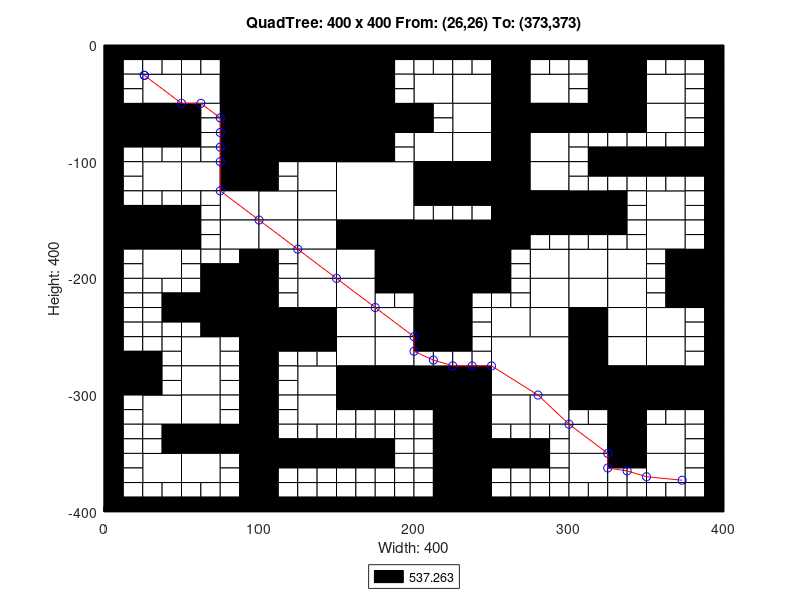

Recreate this plot in MATLAB.
axis([0 400 -400 0]);
title('QuadTree: 400 x 400 From: (26,26) To: (373,373)');
xlabel('Width: 400');
ylabel('Height: 400');
rectangle('Position',[100 -50 50 50], 'FaceColor',[0 0 0]);
rectangle('Position',[100 -100 50 50], 'FaceColor',[0 0 0]);
rectangle('Position',[150 -150 50 50], 'FaceColor',[1 1 1]);
rectangle('Position',[200 -200 50 50], 'FaceColor',[0 0 0]);
rectangle('Position',[250 -300 50 50], 'FaceColor',[1 1 1]);
rectangle('Position',[25 -50 25 25], 'FaceColor',[1 1 1]);
rectangle('Position',[75 -25 25 25], 'FaceColor',[0 0 0]);
rectangle('Position',[50 -50 25 25], 'FaceColor',[1 1 1]);
rectangle('Position',[75 -50 25 25], 'FaceColor',[0 0 0]);
rectangle('Position',[0 -75 25 25], 'FaceColor',[0 0 0]);
rectangle('Position',[25 -75 25 25], 'FaceColor',[0 0 0]);
rectangle('Position',[75 -75 25 25], 'FaceColor',[0 0 0]);
rectangle('Position',[75 -100 25 25], 'FaceColor',[0 0 0]);
rectangle('Position',[150 -25 25 25], 'FaceColor',[0 0 0]);
rectangle('Position',[150 -50 25 25], 'FaceColor',[0 0 0]);
rectangle('Position',[150 -75 25 25], 'FaceColor',[0 0 0]);
rectangle('Position',[175 -75 25 25], 'FaceColor',[0 0 0]);
rectangle('Position',[150 -100 25 25], 'FaceColor',[0 0 0]);
rectangle('Position',[25 -125 25 25], 'FaceColor',[1 1 1]);
rectangle('Position',[50 -125 25 25], 'FaceColor',[1 1 1]);
rectangle('Position',[75 -125 25 25], 'FaceColor',[0 0 0]);
rectangle('Position',[75 -150 25 25], 'FaceColor',[1 1 1]);
rectangle('Position',[0 -175 25 25], 'FaceColor',[0 0 0]);
rectangle('Position',[25 -175 25 25], 'FaceColor',[0 0 0]);
rectangle('Position',[25 -200 25 25], 'FaceColor',[1 1 1]);
rectangle('Position',[75 -175 25 25], 'FaceColor',[1 1 1]);
rectangle('Position',[125 -125 25 25], 'FaceColor',[1 1 1]);
rectangle('Position',[100 -150 25 25], 'FaceColor',[1 1 1]);
rectangle('Position',[125 -150 25 25], 'FaceColor',[1 1 1]);
rectangle('Position',[100 -175 25 25], 'FaceColor',[1 1 1]);
rectangle('Position',[125 -175 25 25], 'FaceColor',[1 1 1]);
rectangle('Position',[125 -200 25 25], 'FaceColor',[1 1 1]);
rectangle('Position',[150 -175 25 25], 'FaceColor',[0 0 0]);
rectangle('Position',[175 -175 25 25], 'FaceColor',[0 0 0]);
rectangle('Position',[150 -200 25 25], 'FaceColor',[1 1 1]);
rectangle('Position',[175 -200 25 25], 'FaceColor',[0 0 0]);
rectangle('Position',[200 -50 25 25], 'FaceColor',[1 1 1]);
rectangle('Position',[225 -50 25 25], 'FaceColor',[1 1 1]);
rectangle('Position',[250 -25 25 25], 'FaceColor',[0 0 0]);
rectangle('Position',[250 -50 25 25], 'FaceColor',[0 0 0]);
rectangle('Position',[275 -50 25 25], 'FaceColor',[1 1 1]);
rectangle('Position',[225 -75 25 25], 'FaceColor',[1 1 1]);
rectangle('Position',[200 -100 25 25], 'FaceColor',[1 1 1]);
rectangle('Position',[225 -100 25 25], 'FaceColor',[1 1 1]);
rectangle('Position',[250 -75 25 25], 'FaceColor',[0 0 0]);
rectangle('Position',[275 -75 25 25], 'FaceColor',[0 0 0]);
rectangle('Position',[250 -100 25 25], 'FaceColor',[0 0 0]);
rectangle('Position',[275 -100 25 25], 'FaceColor',[1 1 1]);
rectangle('Position',[325 -25 25 25], 'FaceColor',[0 0 0]);
rectangle('Position',[325 -50 25 25], 'FaceColor',[0 0 0]);
rectangle('Position',[350 -50 25 25], 'FaceColor',[1 1 1]);
rectangle('Position',[300 -75 25 25], 'FaceColor',[0 0 0]);
rectangle('Position',[325 -75 25 25], 'FaceColor',[0 0 0]);
rectangle('Position',[350 -75 25 25], 'FaceColor',[1 1 1]);
rectangle('Position',[200 -125 25 25], 'FaceColor',[0 0 0]);
rectangle('Position',[225 -125 25 25], 'FaceColor',[0 0 0]);
rectangle('Position',[250 -125 25 25], 'FaceColor',[0 0 0]);
rectangle('Position',[275 -125 25 25], 'FaceColor',[1 1 1]);
rectangle('Position',[250 -150 25 25], 'FaceColor',[0 0 0]);
rectangle('Position',[275 -150 25 25], 'FaceColor',[0 0 0]);
rectangle('Position',[250 -175 25 25], 'FaceColor',[0 0 0]);
rectangle('Position',[275 -200 25 25], 'FaceColor',[1 1 1]);
rectangle('Position',[300 -150 25 25], 'FaceColor',[0 0 0]);
rectangle('Position',[350 -150 25 25], 'FaceColor',[1 1 1]);
rectangle('Position',[300 -200 25 25], 'FaceColor',[1 1 1]);
rectangle('Position',[325 -200 25 25], 'FaceColor',[1 1 1]);
rectangle('Position',[350 -175 25 25], 'FaceColor',[1 1 1]);
rectangle('Position',[375 -200 25 25], 'FaceColor',[0 0 0]);
rectangle('Position',[75 -225 25 25], 'FaceColor',[0 0 0]);
rectangle('Position',[75 -250 25 25], 'FaceColor',[0 0 0]);
rectangle('Position',[0 -300 25 25], 'FaceColor',[0 0 0]);
rectangle('Position',[50 -275 25 25], 'FaceColor',[1 1 1]);
rectangle('Position',[50 -300 25 25], 'FaceColor',[1 1 1]);
rectangle('Position',[125 -225 25 25], 'FaceColor',[1 1 1]);
rectangle('Position',[100 -250 25 25], 'FaceColor',[0 0 0]);
rectangle('Position',[125 -250 25 25], 'FaceColor',[0 0 0]);
rectangle('Position',[150 -225 25 25], 'FaceColor',[1 1 1]);
rectangle('Position',[150 -250 25 25], 'FaceColor',[1 1 1]);
rectangle('Position',[175 -250 25 25], 'FaceColor',[1 1 1]);
rectangle('Position',[125 -300 25 25], 'FaceColor',[1 1 1]);
rectangle('Position',[150 -275 25 25], 'FaceColor',[1 1 1]);
rectangle('Position',[175 -275 25 25], 'FaceColor',[1 1 1]);
rectangle('Position',[150 -300 25 25], 'FaceColor',[0 0 0]);
rectangle('Position',[175 -300 25 25], 'FaceColor',[0 0 0]);
rectangle('Position',[25 -325 25 25], 'FaceColor',[1 1 1]);
rectangle('Position',[50 -325 25 25], 'FaceColor',[1 1 1]);
rectangle('Position',[50 -350 25 25], 'FaceColor',[0 0 0]);
rectangle('Position',[75 -350 25 25], 'FaceColor',[0 0 0]);
rectangle('Position',[25 -375 25 25], 'FaceColor',[1 1 1]);
rectangle('Position',[50 -375 25 25], 'FaceColor',[1 1 1]);
rectangle('Position',[125 -325 25 25], 'FaceColor',[1 1 1]);
rectangle('Position',[200 -225 25 25], 'FaceColor',[0 0 0]);
rectangle('Position',[200 -250 25 25], 'FaceColor',[0 0 0]);
rectangle('Position',[275 -225 25 25], 'FaceColor',[1 1 1]);
rectangle('Position',[250 -250 25 25], 'FaceColor',[1 1 1]);
rectangle('Position',[275 -250 25 25], 'FaceColor',[1 1 1]);
rectangle('Position',[200 -300 25 25], 'FaceColor',[0 0 0]);
rectangle('Position',[225 -300 25 25], 'FaceColor',[0 0 0]);
rectangle('Position',[300 -225 25 25], 'FaceColor',[1 1 1]);
rectangle('Position',[325 -225 25 25], 'FaceColor',[1 1 1]);
rectangle('Position',[300 -250 25 25], 'FaceColor',[0 0 0]);
rectangle('Position',[325 -250 25 25], 'FaceColor',[1 1 1]);
rectangle('Position',[375 -225 25 25], 'FaceColor',[0 0 0]);
rectangle('Position',[350 -250 25 25], 'FaceColor',[1 1 1]);
rectangle('Position',[300 -275 25 25], 'FaceColor',[0 0 0]);
rectangle('Position',[325 -275 25 25], 'FaceColor',[1 1 1]);
rectangle('Position',[300 -300 25 25], 'FaceColor',[0 0 0]);
rectangle('Position',[325 -300 25 25], 'FaceColor',[0 0 0]);
rectangle('Position',[350 -275 25 25], 'FaceColor',[1 1 1]);
rectangle('Position',[350 -300 25 25], 'FaceColor',[0 0 0]);
rectangle('Position',[375 -300 25 25], 'FaceColor',[0 0 0]);
rectangle('Position',[225 -325 25 25], 'FaceColor',[0 0 0]);
rectangle('Position',[225 -350 25 25], 'FaceColor',[0 0 0]);
rectangle('Position',[250 -325 25 25], 'FaceColor',[1 1 1]);
rectangle('Position',[275 -325 25 25], 'FaceColor',[1 1 1]);
rectangle('Position',[225 -375 25 25], 'FaceColor',[0 0 0]);
rectangle('Position',[225 -400 25 25], 'FaceColor',[0 0 0]);
rectangle('Position',[325 -325 25 25], 'FaceColor',[0 0 0]);
rectangle('Position',[300 -350 25 25], 'FaceColor',[1 1 1]);
rectangle('Position',[325 -350 25 25], 'FaceColor',[0 0 0]);
rectangle('Position',[350 -350 25 25], 'FaceColor',[1 1 1]);
rectangle('Position',[300 -375 25 25], 'FaceColor',[1 1 1]);
rectangle('Position',[350 -375 25 25], 'FaceColor',[1 1 1]);
rectangle('Position',[0 -12.5 12.5 12.5], 'FaceColor',[0 0 0]);
rectangle('Position',[12.5 -12.5 12.5 12.5], 'FaceColor',[0 0 0]);
rectangle('Position',[0 -25 12.5 12.5], 'FaceColor',[0 0 0]);
rectangle('Position',[12.5 -25 12.5 12.5], 'FaceColor',[1 1 1]);
rectangle('Position',[25 -12.5 12.5 12.5], 'FaceColor',[0 0 0]);
rectangle('Position',[37.5 -12.5 12.5 12.5], 'FaceColor',[0 0 0]);
rectangle('Position',[25 -25 12.5 12.5], 'FaceColor',[1 1 1]);
rectangle('Position',[37.5 -25 12.5 12.5], 'FaceColor',[1 1 1]);
rectangle('Position',[0 -37.5 12.5 12.5], 'FaceColor',[0 0 0]);
rectangle('Position',[12.5 -37.5 12.5 12.5], 'FaceColor',[1 1 1]);
rectangle('Position',[0 -50 12.5 12.5], 'FaceColor',[0 0 0]);
rectangle('Position',[12.5 -50 12.5 12.5], 'FaceColor',[1 1 1]);
rectangle('Position',[50 -12.5 12.5 12.5], 'FaceColor',[0 0 0]);
rectangle('Position',[62.5 -12.5 12.5 12.5], 'FaceColor',[0 0 0]);
rectangle('Position',[50 -25 12.5 12.5], 'FaceColor',[1 1 1]);
rectangle('Position',[62.5 -25 12.5 12.5], 'FaceColor',[1 1 1]);
rectangle('Position',[0 -87.5 12.5 12.5], 'FaceColor',[0 0 0]);
rectangle('Position',[12.5 -87.5 12.5 12.5], 'FaceColor',[0 0 0]);
rectangle('Position',[0 -100 12.5 12.5], 'FaceColor',[0 0 0]);
rectangle('Position',[12.5 -100 12.5 12.5], 'FaceColor',[1 1 1]);
rectangle('Position',[25 -87.5 12.5 12.5], 'FaceColor',[0 0 0]);
rectangle('Position',[37.5 -87.5 12.5 12.5], 'FaceColor',[0 0 0]);
rectangle('Position',[25 -100 12.5 12.5], 'FaceColor',[1 1 1]);
rectangle('Position',[37.5 -100 12.5 12.5], 'FaceColor',[1 1 1]);
rectangle('Position',[50 -62.5 12.5 12.5], 'FaceColor',[0 0 0]);
rectangle('Position',[62.5 -62.5 12.5 12.5], 'FaceColor',[1 1 1]);
rectangle('Position',[50 -75 12.5 12.5], 'FaceColor',[0 0 0]);
rectangle('Position',[62.5 -75 12.5 12.5], 'FaceColor',[1 1 1]);
rectangle('Position',[50 -87.5 12.5 12.5], 'FaceColor',[0 0 0]);
rectangle('Position',[62.5 -87.5 12.5 12.5], 'FaceColor',[1 1 1]);
rectangle('Position',[50 -100 12.5 12.5], 'FaceColor',[1 1 1]);
rectangle('Position',[62.5 -100 12.5 12.5], 'FaceColor',[1 1 1]);
rectangle('Position',[175 -12.5 12.5 12.5], 'FaceColor',[0 0 0]);
rectangle('Position',[187.5 -12.5 12.5 12.5], 'FaceColor',[0 0 0]);
rectangle('Position',[175 -25 12.5 12.5], 'FaceColor',[0 0 0]);
rectangle('Position',[187.5 -25 12.5 12.5], 'FaceColor',[1 1 1]);
rectangle('Position',[175 -37.5 12.5 12.5], 'FaceColor',[0 0 0]);
rectangle('Position',[187.5 -37.5 12.5 12.5], 'FaceColor',[1 1 1]);
rectangle('Position',[175 -50 12.5 12.5], 'FaceColor',[0 0 0]);
rectangle('Position',[187.5 -50 12.5 12.5], 'FaceColor',[1 1 1]);
rectangle('Position',[175 -87.5 12.5 12.5], 'FaceColor',[0 0 0]);
rectangle('Position',[187.5 -87.5 12.5 12.5], 'FaceColor',[1 1 1]);
rectangle('Position',[175 -100 12.5 12.5], 'FaceColor',[0 0 0]);
rectangle('Position',[187.5 -100 12.5 12.5], 'FaceColor',[1 1 1]);
rectangle('Position',[0 -112.5 12.5 12.5], 'FaceColor',[0 0 0]);
rectangle('Position',[12.5 -112.5 12.5 12.5], 'FaceColor',[1 1 1]);
rectangle('Position',[0 -125 12.5 12.5], 'FaceColor',[0 0 0]);
rectangle('Position',[12.5 -125 12.5 12.5], 'FaceColor',[1 1 1]);
rectangle('Position',[0 -137.5 12.5 12.5], 'FaceColor',[0 0 0]);
rectangle('Position',[12.5 -137.5 12.5 12.5], 'FaceColor',[1 1 1]);
rectangle('Position',[0 -150 12.5 12.5], 'FaceColor',[0 0 0]);
rectangle('Position',[12.5 -150 12.5 12.5], 'FaceColor',[0 0 0]);
rectangle('Position',[25 -137.5 12.5 12.5], 'FaceColor',[1 1 1]);
rectangle('Position',[37.5 -137.5 12.5 12.5], 'FaceColor',[1 1 1]);
rectangle('Position',[25 -150 12.5 12.5], 'FaceColor',[0 0 0]);
rectangle('Position',[37.5 -150 12.5 12.5], 'FaceColor',[0 0 0]);
rectangle('Position',[50 -137.5 12.5 12.5], 'FaceColor',[1 1 1]);
rectangle('Position',[62.5 -137.5 12.5 12.5], 'FaceColor',[1 1 1]);
rectangle('Position',[50 -150 12.5 12.5], 'FaceColor',[0 0 0]);
rectangle('Position',[62.5 -150 12.5 12.5], 'FaceColor',[1 1 1]);
rectangle('Position',[0 -187.5 12.5 12.5], 'FaceColor',[0 0 0]);
rectangle('Position',[12.5 -187.5 12.5 12.5], 'FaceColor',[1 1 1]);
rectangle('Position',[0 -200 12.5 12.5], 'FaceColor',[0 0 0]);
rectangle('Position',[12.5 -200 12.5 12.5], 'FaceColor',[1 1 1]);
rectangle('Position',[50 -162.5 12.5 12.5], 'FaceColor',[0 0 0]);
rectangle('Position',[62.5 -162.5 12.5 12.5], 'FaceColor',[1 1 1]);
rectangle('Position',[50 -175 12.5 12.5], 'FaceColor',[0 0 0]);
rectangle('Position',[62.5 -175 12.5 12.5], 'FaceColor',[1 1 1]);
rectangle('Position',[50 -187.5 12.5 12.5], 'FaceColor',[1 1 1]);
rectangle('Position',[62.5 -187.5 12.5 12.5], 'FaceColor',[1 1 1]);
rectangle('Position',[50 -200 12.5 12.5], 'FaceColor',[1 1 1]);
rectangle('Position',[62.5 -200 12.5 12.5], 'FaceColor',[0 0 0]);
rectangle('Position',[75 -187.5 12.5 12.5], 'FaceColor',[1 1 1]);
rectangle('Position',[87.5 -187.5 12.5 12.5], 'FaceColor',[0 0 0]);
rectangle('Position',[75 -200 12.5 12.5], 'FaceColor',[0 0 0]);
rectangle('Position',[87.5 -200 12.5 12.5], 'FaceColor',[0 0 0]);
rectangle('Position',[100 -112.5 12.5 12.5], 'FaceColor',[0 0 0]);
rectangle('Position',[112.5 -112.5 12.5 12.5], 'FaceColor',[1 1 1]);
rectangle('Position',[100 -125 12.5 12.5], 'FaceColor',[0 0 0]);
rectangle('Position',[112.5 -125 12.5 12.5], 'FaceColor',[1 1 1]);
rectangle('Position',[100 -187.5 12.5 12.5], 'FaceColor',[0 0 0]);
rectangle('Position',[112.5 -187.5 12.5 12.5], 'FaceColor',[1 1 1]);
rectangle('Position',[100 -200 12.5 12.5], 'FaceColor',[0 0 0]);
rectangle('Position',[112.5 -200 12.5 12.5], 'FaceColor',[1 1 1]);
rectangle('Position',[200 -12.5 12.5 12.5], 'FaceColor',[0 0 0]);
rectangle('Position',[212.5 -12.5 12.5 12.5], 'FaceColor',[0 0 0]);
rectangle('Position',[200 -25 12.5 12.5], 'FaceColor',[1 1 1]);
rectangle('Position',[212.5 -25 12.5 12.5], 'FaceColor',[1 1 1]);
rectangle('Position',[225 -12.5 12.5 12.5], 'FaceColor',[0 0 0]);
rectangle('Position',[237.5 -12.5 12.5 12.5], 'FaceColor',[0 0 0]);
rectangle('Position',[225 -25 12.5 12.5], 'FaceColor',[1 1 1]);
rectangle('Position',[237.5 -25 12.5 12.5], 'FaceColor',[1 1 1]);
rectangle('Position',[275 -12.5 12.5 12.5], 'FaceColor',[0 0 0]);
rectangle('Position',[287.5 -12.5 12.5 12.5], 'FaceColor',[0 0 0]);
rectangle('Position',[275 -25 12.5 12.5], 'FaceColor',[1 1 1]);
rectangle('Position',[287.5 -25 12.5 12.5], 'FaceColor',[1 1 1]);
rectangle('Position',[200 -62.5 12.5 12.5], 'FaceColor',[0 0 0]);
rectangle('Position',[212.5 -62.5 12.5 12.5], 'FaceColor',[1 1 1]);
rectangle('Position',[200 -75 12.5 12.5], 'FaceColor',[0 0 0]);
rectangle('Position',[212.5 -75 12.5 12.5], 'FaceColor',[1 1 1]);
rectangle('Position',[300 -12.5 12.5 12.5], 'FaceColor',[0 0 0]);
rectangle('Position',[312.5 -12.5 12.5 12.5], 'FaceColor',[0 0 0]);
rectangle('Position',[300 -25 12.5 12.5], 'FaceColor',[1 1 1]);
rectangle('Position',[312.5 -25 12.5 12.5], 'FaceColor',[0 0 0]);
rectangle('Position',[300 -37.5 12.5 12.5], 'FaceColor',[1 1 1]);
rectangle('Position',[312.5 -37.5 12.5 12.5], 'FaceColor',[0 0 0]);
rectangle('Position',[300 -50 12.5 12.5], 'FaceColor',[1 1 1]);
rectangle('Position',[312.5 -50 12.5 12.5], 'FaceColor',[0 0 0]);
rectangle('Position',[350 -12.5 12.5 12.5], 'FaceColor',[0 0 0]);
rectangle('Position',[362.5 -12.5 12.5 12.5], 'FaceColor',[0 0 0]);
rectangle('Position',[350 -25 12.5 12.5], 'FaceColor',[1 1 1]);
rectangle('Position',[362.5 -25 12.5 12.5], 'FaceColor',[1 1 1]);
rectangle('Position',[375 -12.5 12.5 12.5], 'FaceColor',[0 0 0]);
rectangle('Position',[387.5 -12.5 12.5 12.5], 'FaceColor',[0 0 0]);
rectangle('Position',[375 -25 12.5 12.5], 'FaceColor',[1 1 1]);
rectangle('Position',[387.5 -25 12.5 12.5], 'FaceColor',[0 0 0]);
rectangle('Position',[375 -37.5 12.5 12.5], 'FaceColor',[1 1 1]);
rectangle('Position',[387.5 -37.5 12.5 12.5], 'FaceColor',[0 0 0]);
rectangle('Position',[375 -50 12.5 12.5], 'FaceColor',[1 1 1]);
rectangle('Position',[387.5 -50 12.5 12.5], 'FaceColor',[0 0 0]);
rectangle('Position',[300 -87.5 12.5 12.5], 'FaceColor',[1 1 1]);
rectangle('Position',[312.5 -87.5 12.5 12.5], 'FaceColor',[1 1 1]);
rectangle('Position',[300 -100 12.5 12.5], 'FaceColor',[1 1 1]);
rectangle('Position',[312.5 -100 12.5 12.5], 'FaceColor',[0 0 0]);
rectangle('Position',[325 -87.5 12.5 12.5], 'FaceColor',[1 1 1]);
rectangle('Position',[337.5 -87.5 12.5 12.5], 'FaceColor',[1 1 1]);
rectangle('Position',[325 -100 12.5 12.5], 'FaceColor',[0 0 0]);
rectangle('Position',[337.5 -100 12.5 12.5], 'FaceColor',[0 0 0]);
rectangle('Position',[375 -62.5 12.5 12.5], 'FaceColor',[1 1 1]);
rectangle('Position',[387.5 -62.5 12.5 12.5], 'FaceColor',[0 0 0]);
rectangle('Position',[375 -75 12.5 12.5], 'FaceColor',[1 1 1]);
rectangle('Position',[387.5 -75 12.5 12.5], 'FaceColor',[0 0 0]);
rectangle('Position',[350 -87.5 12.5 12.5], 'FaceColor',[1 1 1]);
rectangle('Position',[362.5 -87.5 12.5 12.5], 'FaceColor',[1 1 1]);
rectangle('Position',[350 -100 12.5 12.5], 'FaceColor',[0 0 0]);
rectangle('Position',[362.5 -100 12.5 12.5], 'FaceColor',[0 0 0]);
rectangle('Position',[375 -87.5 12.5 12.5], 'FaceColor',[1 1 1]);
rectangle('Position',[387.5 -87.5 12.5 12.5], 'FaceColor',[0 0 0]);
rectangle('Position',[375 -100 12.5 12.5], 'FaceColor',[0 0 0]);
rectangle('Position',[387.5 -100 12.5 12.5], 'FaceColor',[0 0 0]);
rectangle('Position',[200 -137.5 12.5 12.5], 'FaceColor',[0 0 0]);
rectangle('Position',[212.5 -137.5 12.5 12.5], 'FaceColor',[0 0 0]);
rectangle('Position',[200 -150 12.5 12.5], 'FaceColor',[1 1 1]);
rectangle('Position',[212.5 -150 12.5 12.5], 'FaceColor',[1 1 1]);
rectangle('Position',[225 -137.5 12.5 12.5], 'FaceColor',[0 0 0]);
rectangle('Position',[237.5 -137.5 12.5 12.5], 'FaceColor',[0 0 0]);
rectangle('Position',[225 -150 12.5 12.5], 'FaceColor',[1 1 1]);
rectangle('Position',[237.5 -150 12.5 12.5], 'FaceColor',[1 1 1]);
rectangle('Position',[275 -162.5 12.5 12.5], 'FaceColor',[0 0 0]);
rectangle('Position',[287.5 -162.5 12.5 12.5], 'FaceColor',[0 0 0]);
rectangle('Position',[275 -175 12.5 12.5], 'FaceColor',[1 1 1]);
rectangle('Position',[287.5 -175 12.5 12.5], 'FaceColor',[1 1 1]);
rectangle('Position',[250 -187.5 12.5 12.5], 'FaceColor',[0 0 0]);
rectangle('Position',[262.5 -187.5 12.5 12.5], 'FaceColor',[1 1 1]);
rectangle('Position',[250 -200 12.5 12.5], 'FaceColor',[0 0 0]);
rectangle('Position',[262.5 -200 12.5 12.5], 'FaceColor',[1 1 1]);
rectangle('Position',[300 -112.5 12.5 12.5], 'FaceColor',[1 1 1]);
rectangle('Position',[312.5 -112.5 12.5 12.5], 'FaceColor',[0 0 0]);
rectangle('Position',[300 -125 12.5 12.5], 'FaceColor',[1 1 1]);
rectangle('Position',[312.5 -125 12.5 12.5], 'FaceColor',[1 1 1]);
rectangle('Position',[325 -112.5 12.5 12.5], 'FaceColor',[0 0 0]);
rectangle('Position',[337.5 -112.5 12.5 12.5], 'FaceColor',[0 0 0]);
rectangle('Position',[325 -125 12.5 12.5], 'FaceColor',[1 1 1]);
rectangle('Position',[337.5 -125 12.5 12.5], 'FaceColor',[1 1 1]);
rectangle('Position',[325 -137.5 12.5 12.5], 'FaceColor',[0 0 0]);
rectangle('Position',[337.5 -137.5 12.5 12.5], 'FaceColor',[1 1 1]);
rectangle('Position',[325 -150 12.5 12.5], 'FaceColor',[0 0 0]);
rectangle('Position',[337.5 -150 12.5 12.5], 'FaceColor',[1 1 1]);
rectangle('Position',[350 -112.5 12.5 12.5], 'FaceColor',[0 0 0]);
rectangle('Position',[362.5 -112.5 12.5 12.5], 'FaceColor',[0 0 0]);
rectangle('Position',[350 -125 12.5 12.5], 'FaceColor',[1 1 1]);
rectangle('Position',[362.5 -125 12.5 12.5], 'FaceColor',[1 1 1]);
rectangle('Position',[375 -112.5 12.5 12.5], 'FaceColor',[0 0 0]);
rectangle('Position',[387.5 -112.5 12.5 12.5], 'FaceColor',[0 0 0]);
rectangle('Position',[375 -125 12.5 12.5], 'FaceColor',[1 1 1]);
rectangle('Position',[387.5 -125 12.5 12.5], 'FaceColor',[0 0 0]);
rectangle('Position',[375 -137.5 12.5 12.5], 'FaceColor',[1 1 1]);
rectangle('Position',[387.5 -137.5 12.5 12.5], 'FaceColor',[0 0 0]);
rectangle('Position',[375 -150 12.5 12.5], 'FaceColor',[1 1 1]);
rectangle('Position',[387.5 -150 12.5 12.5], 'FaceColor',[0 0 0]);
rectangle('Position',[300 -162.5 12.5 12.5], 'FaceColor',[0 0 0]);
rectangle('Position',[312.5 -162.5 12.5 12.5], 'FaceColor',[0 0 0]);
rectangle('Position',[300 -175 12.5 12.5], 'FaceColor',[1 1 1]);
rectangle('Position',[312.5 -175 12.5 12.5], 'FaceColor',[1 1 1]);
rectangle('Position',[325 -162.5 12.5 12.5], 'FaceColor',[0 0 0]);
rectangle('Position',[337.5 -162.5 12.5 12.5], 'FaceColor',[1 1 1]);
rectangle('Position',[325 -175 12.5 12.5], 'FaceColor',[1 1 1]);
rectangle('Position',[337.5 -175 12.5 12.5], 'FaceColor',[1 1 1]);
rectangle('Position',[375 -162.5 12.5 12.5], 'FaceColor',[1 1 1]);
rectangle('Position',[387.5 -162.5 12.5 12.5], 'FaceColor',[0 0 0]);
rectangle('Position',[375 -175 12.5 12.5], 'FaceColor',[1 1 1]);
rectangle('Position',[387.5 -175 12.5 12.5], 'FaceColor',[0 0 0]);
rectangle('Position',[350 -187.5 12.5 12.5], 'FaceColor',[1 1 1]);
rectangle('Position',[362.5 -187.5 12.5 12.5], 'FaceColor',[0 0 0]);
rectangle('Position',[350 -200 12.5 12.5], 'FaceColor',[1 1 1]);
rectangle('Position',[362.5 -200 12.5 12.5], 'FaceColor',[0 0 0]);
rectangle('Position',[0 -212.5 12.5 12.5], 'FaceColor',[0 0 0]);
rectangle('Position',[12.5 -212.5 12.5 12.5], 'FaceColor',[1 1 1]);
rectangle('Position',[0 -225 12.5 12.5], 'FaceColor',[0 0 0]);
rectangle('Position',[12.5 -225 12.5 12.5], 'FaceColor',[1 1 1]);
rectangle('Position',[25 -212.5 12.5 12.5], 'FaceColor',[1 1 1]);
rectangle('Position',[37.5 -212.5 12.5 12.5], 'FaceColor',[1 1 1]);
rectangle('Position',[25 -225 12.5 12.5], 'FaceColor',[1 1 1]);
rectangle('Position',[37.5 -225 12.5 12.5], 'FaceColor',[0 0 0]);
rectangle('Position',[0 -237.5 12.5 12.5], 'FaceColor',[0 0 0]);
rectangle('Position',[12.5 -237.5 12.5 12.5], 'FaceColor',[1 1 1]);
rectangle('Position',[0 -250 12.5 12.5], 'FaceColor',[0 0 0]);
rectangle('Position',[12.5 -250 12.5 12.5], 'FaceColor',[1 1 1]);
rectangle('Position',[25 -237.5 12.5 12.5], 'FaceColor',[1 1 1]);
rectangle('Position',[37.5 -237.5 12.5 12.5], 'FaceColor',[0 0 0]);
rectangle('Position',[25 -250 12.5 12.5], 'FaceColor',[1 1 1]);
rectangle('Position',[37.5 -250 12.5 12.5], 'FaceColor',[1 1 1]);
rectangle('Position',[50 -212.5 12.5 12.5], 'FaceColor',[1 1 1]);
rectangle('Position',[62.5 -212.5 12.5 12.5], 'FaceColor',[0 0 0]);
rectangle('Position',[50 -225 12.5 12.5], 'FaceColor',[0 0 0]);
rectangle('Position',[62.5 -225 12.5 12.5], 'FaceColor',[0 0 0]);
rectangle('Position',[50 -237.5 12.5 12.5], 'FaceColor',[0 0 0]);
rectangle('Position',[62.5 -237.5 12.5 12.5], 'FaceColor',[0 0 0]);
rectangle('Position',[50 -250 12.5 12.5], 'FaceColor',[1 1 1]);
rectangle('Position',[62.5 -250 12.5 12.5], 'FaceColor',[0 0 0]);
rectangle('Position',[0 -262.5 12.5 12.5], 'FaceColor',[0 0 0]);
rectangle('Position',[12.5 -262.5 12.5 12.5], 'FaceColor',[1 1 1]);
rectangle('Position',[0 -275 12.5 12.5], 'FaceColor',[0 0 0]);
rectangle('Position',[12.5 -275 12.5 12.5], 'FaceColor',[0 0 0]);
rectangle('Position',[25 -262.5 12.5 12.5], 'FaceColor',[1 1 1]);
rectangle('Position',[37.5 -262.5 12.5 12.5], 'FaceColor',[1 1 1]);
rectangle('Position',[25 -275 12.5 12.5], 'FaceColor',[0 0 0]);
rectangle('Position',[37.5 -275 12.5 12.5], 'FaceColor',[1 1 1]);
rectangle('Position',[25 -287.5 12.5 12.5], 'FaceColor',[0 0 0]);
rectangle('Position',[37.5 -287.5 12.5 12.5], 'FaceColor',[1 1 1]);
rectangle('Position',[25 -300 12.5 12.5], 'FaceColor',[0 0 0]);
rectangle('Position',[37.5 -300 12.5 12.5], 'FaceColor',[1 1 1]);
rectangle('Position',[75 -262.5 12.5 12.5], 'FaceColor',[1 1 1]);
rectangle('Position',[87.5 -262.5 12.5 12.5], 'FaceColor',[0 0 0]);
rectangle('Position',[75 -275 12.5 12.5], 'FaceColor',[1 1 1]);
rectangle('Position',[87.5 -275 12.5 12.5], 'FaceColor',[0 0 0]);
rectangle('Position',[75 -287.5 12.5 12.5], 'FaceColor',[1 1 1]);
rectangle('Position',[87.5 -287.5 12.5 12.5], 'FaceColor',[0 0 0]);
rectangle('Position',[75 -300 12.5 12.5], 'FaceColor',[1 1 1]);
rectangle('Position',[87.5 -300 12.5 12.5], 'FaceColor',[0 0 0]);
rectangle('Position',[100 -212.5 12.5 12.5], 'FaceColor',[0 0 0]);
rectangle('Position',[112.5 -212.5 12.5 12.5], 'FaceColor',[1 1 1]);
rectangle('Position',[100 -225 12.5 12.5], 'FaceColor',[0 0 0]);
rectangle('Position',[112.5 -225 12.5 12.5], 'FaceColor',[1 1 1]);
rectangle('Position',[175 -212.5 12.5 12.5], 'FaceColor',[0 0 0]);
rectangle('Position',[187.5 -212.5 12.5 12.5], 'FaceColor',[0 0 0]);
rectangle('Position',[175 -225 12.5 12.5], 'FaceColor',[1 1 1]);
rectangle('Position',[187.5 -225 12.5 12.5], 'FaceColor',[1 1 1]);
rectangle('Position',[100 -262.5 12.5 12.5], 'FaceColor',[0 0 0]);
rectangle('Position',[112.5 -262.5 12.5 12.5], 'FaceColor',[0 0 0]);
rectangle('Position',[100 -275 12.5 12.5], 'FaceColor',[0 0 0]);
rectangle('Position',[112.5 -275 12.5 12.5], 'FaceColor',[1 1 1]);
rectangle('Position',[125 -262.5 12.5 12.5], 'FaceColor',[0 0 0]);
rectangle('Position',[137.5 -262.5 12.5 12.5], 'FaceColor',[0 0 0]);
rectangle('Position',[125 -275 12.5 12.5], 'FaceColor',[1 1 1]);
rectangle('Position',[137.5 -275 12.5 12.5], 'FaceColor',[1 1 1]);
rectangle('Position',[100 -287.5 12.5 12.5], 'FaceColor',[0 0 0]);
rectangle('Position',[112.5 -287.5 12.5 12.5], 'FaceColor',[1 1 1]);
rectangle('Position',[100 -300 12.5 12.5], 'FaceColor',[0 0 0]);
rectangle('Position',[112.5 -300 12.5 12.5], 'FaceColor',[1 1 1]);
rectangle('Position',[0 -312.5 12.5 12.5], 'FaceColor',[0 0 0]);
rectangle('Position',[12.5 -312.5 12.5 12.5], 'FaceColor',[1 1 1]);
rectangle('Position',[0 -325 12.5 12.5], 'FaceColor',[0 0 0]);
rectangle('Position',[12.5 -325 12.5 12.5], 'FaceColor',[1 1 1]);
rectangle('Position',[0 -337.5 12.5 12.5], 'FaceColor',[0 0 0]);
rectangle('Position',[12.5 -337.5 12.5 12.5], 'FaceColor',[1 1 1]);
rectangle('Position',[0 -350 12.5 12.5], 'FaceColor',[0 0 0]);
rectangle('Position',[12.5 -350 12.5 12.5], 'FaceColor',[1 1 1]);
rectangle('Position',[25 -337.5 12.5 12.5], 'FaceColor',[1 1 1]);
rectangle('Position',[37.5 -337.5 12.5 12.5], 'FaceColor',[0 0 0]);
rectangle('Position',[25 -350 12.5 12.5], 'FaceColor',[1 1 1]);
rectangle('Position',[37.5 -350 12.5 12.5], 'FaceColor',[0 0 0]);
rectangle('Position',[75 -312.5 12.5 12.5], 'FaceColor',[1 1 1]);
rectangle('Position',[87.5 -312.5 12.5 12.5], 'FaceColor',[0 0 0]);
rectangle('Position',[75 -325 12.5 12.5], 'FaceColor',[1 1 1]);
rectangle('Position',[87.5 -325 12.5 12.5], 'FaceColor',[0 0 0]);
rectangle('Position',[0 -362.5 12.5 12.5], 'FaceColor',[0 0 0]);
rectangle('Position',[12.5 -362.5 12.5 12.5], 'FaceColor',[1 1 1]);
rectangle('Position',[0 -375 12.5 12.5], 'FaceColor',[0 0 0]);
rectangle('Position',[12.5 -375 12.5 12.5], 'FaceColor',[1 1 1]);
rectangle('Position',[0 -387.5 12.5 12.5], 'FaceColor',[0 0 0]);
rectangle('Position',[12.5 -387.5 12.5 12.5], 'FaceColor',[1 1 1]);
rectangle('Position',[0 -400 12.5 12.5], 'FaceColor',[0 0 0]);
rectangle('Position',[12.5 -400 12.5 12.5], 'FaceColor',[0 0 0]);
rectangle('Position',[25 -387.5 12.5 12.5], 'FaceColor',[1 1 1]);
rectangle('Position',[37.5 -387.5 12.5 12.5], 'FaceColor',[1 1 1]);
rectangle('Position',[25 -400 12.5 12.5], 'FaceColor',[0 0 0]);
rectangle('Position',[37.5 -400 12.5 12.5], 'FaceColor',[0 0 0]);
rectangle('Position',[75 -362.5 12.5 12.5], 'FaceColor',[1 1 1]);
rectangle('Position',[87.5 -362.5 12.5 12.5], 'FaceColor',[0 0 0]);
rectangle('Position',[75 -375 12.5 12.5], 'FaceColor',[1 1 1]);
rectangle('Position',[87.5 -375 12.5 12.5], 'FaceColor',[0 0 0]);
rectangle('Position',[50 -387.5 12.5 12.5], 'FaceColor',[1 1 1]);
rectangle('Position',[62.5 -387.5 12.5 12.5], 'FaceColor',[1 1 1]);
rectangle('Position',[50 -400 12.5 12.5], 'FaceColor',[0 0 0]);
rectangle('Position',[62.5 -400 12.5 12.5], 'FaceColor',[0 0 0]);
rectangle('Position',[75 -387.5 12.5 12.5], 'FaceColor',[1 1 1]);
rectangle('Position',[87.5 -387.5 12.5 12.5], 'FaceColor',[0 0 0]);
rectangle('Position',[75 -400 12.5 12.5], 'FaceColor',[0 0 0]);
rectangle('Position',[87.5 -400 12.5 12.5], 'FaceColor',[0 0 0]);
rectangle('Position',[100 -312.5 12.5 12.5], 'FaceColor',[0 0 0]);
rectangle('Position',[112.5 -312.5 12.5 12.5], 'FaceColor',[1 1 1]);
rectangle('Position',[100 -325 12.5 12.5], 'FaceColor',[0 0 0]);
rectangle('Position',[112.5 -325 12.5 12.5], 'FaceColor',[1 1 1]);
rectangle('Position',[100 -337.5 12.5 12.5], 'FaceColor',[0 0 0]);
rectangle('Position',[112.5 -337.5 12.5 12.5], 'FaceColor',[1 1 1]);
rectangle('Position',[100 -350 12.5 12.5], 'FaceColor',[0 0 0]);
rectangle('Position',[112.5 -350 12.5 12.5], 'FaceColor',[0 0 0]);
rectangle('Position',[125 -337.5 12.5 12.5], 'FaceColor',[1 1 1]);
rectangle('Position',[137.5 -337.5 12.5 12.5], 'FaceColor',[1 1 1]);
rectangle('Position',[125 -350 12.5 12.5], 'FaceColor',[0 0 0]);
rectangle('Position',[137.5 -350 12.5 12.5], 'FaceColor',[0 0 0]);
rectangle('Position',[150 -312.5 12.5 12.5], 'FaceColor',[0 0 0]);
rectangle('Position',[162.5 -312.5 12.5 12.5], 'FaceColor',[0 0 0]);
rectangle('Position',[150 -325 12.5 12.5], 'FaceColor',[1 1 1]);
rectangle('Position',[162.5 -325 12.5 12.5], 'FaceColor',[1 1 1]);
rectangle('Position',[175 -312.5 12.5 12.5], 'FaceColor',[0 0 0]);
rectangle('Position',[187.5 -312.5 12.5 12.5], 'FaceColor',[0 0 0]);
rectangle('Position',[175 -325 12.5 12.5], 'FaceColor',[1 1 1]);
rectangle('Position',[187.5 -325 12.5 12.5], 'FaceColor',[1 1 1]);
rectangle('Position',[150 -337.5 12.5 12.5], 'FaceColor',[1 1 1]);
rectangle('Position',[162.5 -337.5 12.5 12.5], 'FaceColor',[1 1 1]);
rectangle('Position',[150 -350 12.5 12.5], 'FaceColor',[0 0 0]);
rectangle('Position',[162.5 -350 12.5 12.5], 'FaceColor',[0 0 0]);
rectangle('Position',[175 -337.5 12.5 12.5], 'FaceColor',[1 1 1]);
rectangle('Position',[187.5 -337.5 12.5 12.5], 'FaceColor',[1 1 1]);
rectangle('Position',[175 -350 12.5 12.5], 'FaceColor',[0 0 0]);
rectangle('Position',[187.5 -350 12.5 12.5], 'FaceColor',[1 1 1]);
rectangle('Position',[100 -362.5 12.5 12.5], 'FaceColor',[0 0 0]);
rectangle('Position',[112.5 -362.5 12.5 12.5], 'FaceColor',[0 0 0]);
rectangle('Position',[100 -375 12.5 12.5], 'FaceColor',[0 0 0]);
rectangle('Position',[112.5 -375 12.5 12.5], 'FaceColor',[1 1 1]);
rectangle('Position',[125 -362.5 12.5 12.5], 'FaceColor',[0 0 0]);
rectangle('Position',[137.5 -362.5 12.5 12.5], 'FaceColor',[0 0 0]);
rectangle('Position',[125 -375 12.5 12.5], 'FaceColor',[1 1 1]);
rectangle('Position',[137.5 -375 12.5 12.5], 'FaceColor',[1 1 1]);
rectangle('Position',[100 -387.5 12.5 12.5], 'FaceColor',[0 0 0]);
rectangle('Position',[112.5 -387.5 12.5 12.5], 'FaceColor',[1 1 1]);
rectangle('Position',[100 -400 12.5 12.5], 'FaceColor',[0 0 0]);
rectangle('Position',[112.5 -400 12.5 12.5], 'FaceColor',[0 0 0]);
rectangle('Position',[125 -387.5 12.5 12.5], 'FaceColor',[1 1 1]);
rectangle('Position',[137.5 -387.5 12.5 12.5], 'FaceColor',[1 1 1]);
rectangle('Position',[125 -400 12.5 12.5], 'FaceColor',[0 0 0]);
rectangle('Position',[137.5 -400 12.5 12.5], 'FaceColor',[0 0 0]);
rectangle('Position',[150 -362.5 12.5 12.5], 'FaceColor',[0 0 0]);
rectangle('Position',[162.5 -362.5 12.5 12.5], 'FaceColor',[0 0 0]);
rectangle('Position',[150 -375 12.5 12.5], 'FaceColor',[1 1 1]);
rectangle('Position',[162.5 -375 12.5 12.5], 'FaceColor',[1 1 1]);
rectangle('Position',[175 -362.5 12.5 12.5], 'FaceColor',[0 0 0]);
rectangle('Position',[187.5 -362.5 12.5 12.5], 'FaceColor',[1 1 1]);
rectangle('Position',[175 -375 12.5 12.5], 'FaceColor',[1 1 1]);
rectangle('Position',[187.5 -375 12.5 12.5], 'FaceColor',[1 1 1]);
rectangle('Position',[150 -387.5 12.5 12.5], 'FaceColor',[1 1 1]);
rectangle('Position',[162.5 -387.5 12.5 12.5], 'FaceColor',[1 1 1]);
rectangle('Position',[150 -400 12.5 12.5], 'FaceColor',[0 0 0]);
rectangle('Position',[162.5 -400 12.5 12.5], 'FaceColor',[0 0 0]);
rectangle('Position',[175 -387.5 12.5 12.5], 'FaceColor',[1 1 1]);
rectangle('Position',[187.5 -387.5 12.5 12.5], 'FaceColor',[1 1 1]);
rectangle('Position',[175 -400 12.5 12.5], 'FaceColor',[0 0 0]);
rectangle('Position',[187.5 -400 12.5 12.5], 'FaceColor',[0 0 0]);
rectangle('Position',[225 -212.5 12.5 12.5], 'FaceColor',[0 0 0]);
rectangle('Position',[237.5 -212.5 12.5 12.5], 'FaceColor',[0 0 0]);
rectangle('Position',[225 -225 12.5 12.5], 'FaceColor',[0 0 0]);
rectangle('Position',[237.5 -225 12.5 12.5], 'FaceColor',[1 1 1]);
rectangle('Position',[225 -237.5 12.5 12.5], 'FaceColor',[0 0 0]);
rectangle('Position',[237.5 -237.5 12.5 12.5], 'FaceColor',[1 1 1]);
rectangle('Position',[225 -250 12.5 12.5], 'FaceColor',[0 0 0]);
rectangle('Position',[237.5 -250 12.5 12.5], 'FaceColor',[1 1 1]);
rectangle('Position',[250 -212.5 12.5 12.5], 'FaceColor',[0 0 0]);
rectangle('Position',[262.5 -212.5 12.5 12.5], 'FaceColor',[1 1 1]);
rectangle('Position',[250 -225 12.5 12.5], 'FaceColor',[1 1 1]);
rectangle('Position',[262.5 -225 12.5 12.5], 'FaceColor',[1 1 1]);
rectangle('Position',[200 -262.5 12.5 12.5], 'FaceColor',[0 0 0]);
rectangle('Position',[212.5 -262.5 12.5 12.5], 'FaceColor',[0 0 0]);
rectangle('Position',[200 -275 12.5 12.5], 'FaceColor',[1 1 1]);
rectangle('Position',[212.5 -275 12.5 12.5], 'FaceColor',[1 1 1]);
rectangle('Position',[225 -262.5 12.5 12.5], 'FaceColor',[0 0 0]);
rectangle('Position',[237.5 -262.5 12.5 12.5], 'FaceColor',[1 1 1]);
rectangle('Position',[225 -275 12.5 12.5], 'FaceColor',[1 1 1]);
rectangle('Position',[237.5 -275 12.5 12.5], 'FaceColor',[1 1 1]);
rectangle('Position',[350 -212.5 12.5 12.5], 'FaceColor',[1 1 1]);
rectangle('Position',[362.5 -212.5 12.5 12.5], 'FaceColor',[0 0 0]);
rectangle('Position',[350 -225 12.5 12.5], 'FaceColor',[1 1 1]);
rectangle('Position',[362.5 -225 12.5 12.5], 'FaceColor',[0 0 0]);
rectangle('Position',[375 -237.5 12.5 12.5], 'FaceColor',[1 1 1]);
rectangle('Position',[387.5 -237.5 12.5 12.5], 'FaceColor',[0 0 0]);
rectangle('Position',[375 -250 12.5 12.5], 'FaceColor',[1 1 1]);
rectangle('Position',[387.5 -250 12.5 12.5], 'FaceColor',[0 0 0]);
rectangle('Position',[375 -262.5 12.5 12.5], 'FaceColor',[1 1 1]);
rectangle('Position',[387.5 -262.5 12.5 12.5], 'FaceColor',[0 0 0]);
rectangle('Position',[375 -275 12.5 12.5], 'FaceColor',[1 1 1]);
rectangle('Position',[387.5 -275 12.5 12.5], 'FaceColor',[0 0 0]);
rectangle('Position',[200 -312.5 12.5 12.5], 'FaceColor',[0 0 0]);
rectangle('Position',[212.5 -312.5 12.5 12.5], 'FaceColor',[0 0 0]);
rectangle('Position',[200 -325 12.5 12.5], 'FaceColor',[1 1 1]);
rectangle('Position',[212.5 -325 12.5 12.5], 'FaceColor',[0 0 0]);
rectangle('Position',[200 -337.5 12.5 12.5], 'FaceColor',[1 1 1]);
rectangle('Position',[212.5 -337.5 12.5 12.5], 'FaceColor',[0 0 0]);
rectangle('Position',[200 -350 12.5 12.5], 'FaceColor',[1 1 1]);
rectangle('Position',[212.5 -350 12.5 12.5], 'FaceColor',[0 0 0]);
rectangle('Position',[250 -337.5 12.5 12.5], 'FaceColor',[1 1 1]);
rectangle('Position',[262.5 -337.5 12.5 12.5], 'FaceColor',[1 1 1]);
rectangle('Position',[250 -350 12.5 12.5], 'FaceColor',[0 0 0]);
rectangle('Position',[262.5 -350 12.5 12.5], 'FaceColor',[0 0 0]);
rectangle('Position',[275 -337.5 12.5 12.5], 'FaceColor',[1 1 1]);
rectangle('Position',[287.5 -337.5 12.5 12.5], 'FaceColor',[1 1 1]);
rectangle('Position',[275 -350 12.5 12.5], 'FaceColor',[0 0 0]);
rectangle('Position',[287.5 -350 12.5 12.5], 'FaceColor',[1 1 1]);
rectangle('Position',[200 -362.5 12.5 12.5], 'FaceColor',[1 1 1]);
rectangle('Position',[212.5 -362.5 12.5 12.5], 'FaceColor',[0 0 0]);
rectangle('Position',[200 -375 12.5 12.5], 'FaceColor',[1 1 1]);
rectangle('Position',[212.5 -375 12.5 12.5], 'FaceColor',[0 0 0]);
rectangle('Position',[200 -387.5 12.5 12.5], 'FaceColor',[1 1 1]);
rectangle('Position',[212.5 -387.5 12.5 12.5], 'FaceColor',[0 0 0]);
rectangle('Position',[200 -400 12.5 12.5], 'FaceColor',[0 0 0]);
rectangle('Position',[212.5 -400 12.5 12.5], 'FaceColor',[0 0 0]);
rectangle('Position',[250 -362.5 12.5 12.5], 'FaceColor',[0 0 0]);
rectangle('Position',[262.5 -362.5 12.5 12.5], 'FaceColor',[0 0 0]);
rectangle('Position',[250 -375 12.5 12.5], 'FaceColor',[1 1 1]);
rectangle('Position',[262.5 -375 12.5 12.5], 'FaceColor',[1 1 1]);
rectangle('Position',[275 -362.5 12.5 12.5], 'FaceColor',[0 0 0]);
rectangle('Position',[287.5 -362.5 12.5 12.5], 'FaceColor',[1 1 1]);
rectangle('Position',[275 -375 12.5 12.5], 'FaceColor',[1 1 1]);
rectangle('Position',[287.5 -375 12.5 12.5], 'FaceColor',[1 1 1]);
rectangle('Position',[250 -387.5 12.5 12.5], 'FaceColor',[1 1 1]);
rectangle('Position',[262.5 -387.5 12.5 12.5], 'FaceColor',[1 1 1]);
rectangle('Position',[250 -400 12.5 12.5], 'FaceColor',[0 0 0]);
rectangle('Position',[262.5 -400 12.5 12.5], 'FaceColor',[0 0 0]);
rectangle('Position',[275 -387.5 12.5 12.5], 'FaceColor',[1 1 1]);
rectangle('Position',[287.5 -387.5 12.5 12.5], 'FaceColor',[1 1 1]);
rectangle('Position',[275 -400 12.5 12.5], 'FaceColor',[0 0 0]);
rectangle('Position',[287.5 -400 12.5 12.5], 'FaceColor',[0 0 0]);
rectangle('Position',[300 -312.5 12.5 12.5], 'FaceColor',[0 0 0]);
rectangle('Position',[312.5 -312.5 12.5 12.5], 'FaceColor',[0 0 0]);
rectangle('Position',[300 -325 12.5 12.5], 'FaceColor',[1 1 1]);
rectangle('Position',[312.5 -325 12.5 12.5], 'FaceColor',[1 1 1]);
rectangle('Position',[350 -312.5 12.5 12.5], 'FaceColor',[0 0 0]);
rectangle('Position',[362.5 -312.5 12.5 12.5], 'FaceColor',[0 0 0]);
rectangle('Position',[350 -325 12.5 12.5], 'FaceColor',[1 1 1]);
rectangle('Position',[362.5 -325 12.5 12.5], 'FaceColor',[1 1 1]);
rectangle('Position',[375 -312.5 12.5 12.5], 'FaceColor',[0 0 0]);
rectangle('Position',[387.5 -312.5 12.5 12.5], 'FaceColor',[0 0 0]);
rectangle('Position',[375 -325 12.5 12.5], 'FaceColor',[1 1 1]);
rectangle('Position',[387.5 -325 12.5 12.5], 'FaceColor',[0 0 0]);
rectangle('Position',[375 -337.5 12.5 12.5], 'FaceColor',[1 1 1]);
rectangle('Position',[387.5 -337.5 12.5 12.5], 'FaceColor',[0 0 0]);
rectangle('Position',[375 -350 12.5 12.5], 'FaceColor',[1 1 1]);
rectangle('Position',[387.5 -350 12.5 12.5], 'FaceColor',[0 0 0]);
rectangle('Position',[325 -362.5 12.5 12.5], 'FaceColor',[0 0 0]);
rectangle('Position',[337.5 -362.5 12.5 12.5], 'FaceColor',[0 0 0]);
rectangle('Position',[325 -375 12.5 12.5], 'FaceColor',[1 1 1]);
rectangle('Position',[337.5 -375 12.5 12.5], 'FaceColor',[1 1 1]);
rectangle('Position',[300 -387.5 12.5 12.5], 'FaceColor',[1 1 1]);
rectangle('Position',[312.5 -387.5 12.5 12.5], 'FaceColor',[1 1 1]);
rectangle('Position',[300 -400 12.5 12.5], 'FaceColor',[0 0 0]);
rectangle('Position',[312.5 -400 12.5 12.5], 'FaceColor',[0 0 0]);
rectangle('Position',[325 -387.5 12.5 12.5], 'FaceColor',[1 1 1]);
rectangle('Position',[337.5 -387.5 12.5 12.5], 'FaceColor',[1 1 1]);
rectangle('Position',[325 -400 12.5 12.5], 'FaceColor',[0 0 0]);
rectangle('Position',[337.5 -400 12.5 12.5], 'FaceColor',[0 0 0]);
rectangle('Position',[375 -362.5 12.5 12.5], 'FaceColor',[1 1 1]);
rectangle('Position',[387.5 -362.5 12.5 12.5], 'FaceColor',[0 0 0]);
rectangle('Position',[375 -375 12.5 12.5], 'FaceColor',[1 1 1]);
rectangle('Position',[387.5 -375 12.5 12.5], 'FaceColor',[0 0 0]);
rectangle('Position',[350 -387.5 12.5 12.5], 'FaceColor',[1 1 1]);
rectangle('Position',[362.5 -387.5 12.5 12.5], 'FaceColor',[1 1 1]);
rectangle('Position',[350 -400 12.5 12.5], 'FaceColor',[0 0 0]);
rectangle('Position',[362.5 -400 12.5 12.5], 'FaceColor',[0 0 0]);
rectangle('Position',[375 -387.5 12.5 12.5], 'FaceColor',[1 1 1]);
rectangle('Position',[387.5 -387.5 12.5 12.5], 'FaceColor',[0 0 0]);
rectangle('Position',[375 -400 12.5 12.5], 'FaceColor',[0 0 0]);
rectangle('Position',[387.5 -400 12.5 12.5], 'FaceColor',[0 0 0]);
X=[373,350,337.5,325,325,300,280,250,237.5,225,212.5,200,200,175,150,125,100,75,75,75,75,75,62.5,50,26,26];
Y=[-373,-370,-365,-362.5,-350,-325,-300,-275,-275,-275,-270,-262.5,-250,-225,-200,-175,-150,-125,-100,-87.5,-75,-62.5,-50,-50,-26,-26];
hold on;
plot(X,Y,'r');
plot(X,Y,'bo');
legend('537.263','Location','southoutside');
